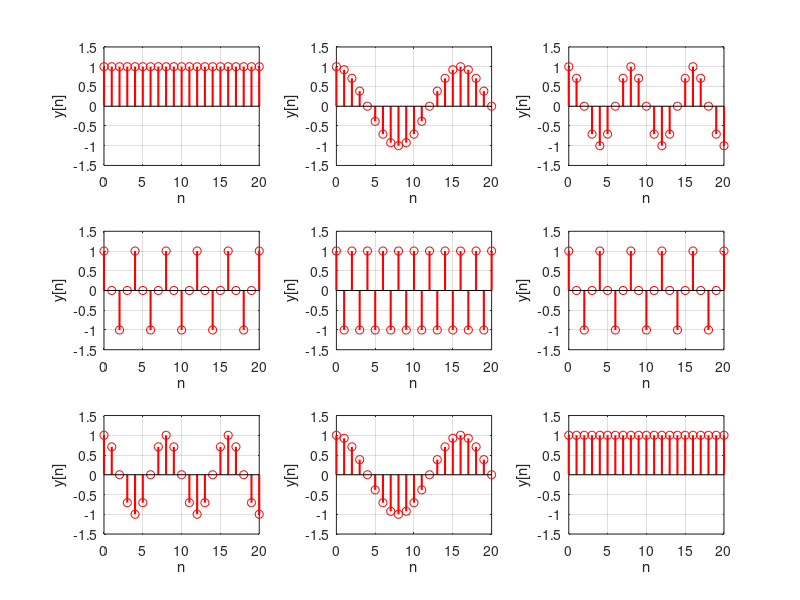

The MATLAB script that drew this image:
% Author : Malitha Dilshan
% Title  : Lab 02-Exersice 01-part-b(i)
% Date   : 2017-09-26
% Details : descrete time frequency = 2*pi*f*T   ; f - frequency of signal
%                                                ; T - samping time

clear all;
close all;


n = 0:20;

subplot(3,3,1)
f = 0*n;
y = cos(f);
stem(n,y,'r','linewidth',1.5);
axis([0 20 -1.5 1.5]);
grid on;
xlabel('n');
ylabel('y[n]');

subplot(3,3,2)
f = pi*n/8;
y = cos(f);
stem(n,y,'r','linewidth',1.5);
axis([0 20 -1.5 1.5]);
grid on;
xlabel('n');
ylabel('y[n]');

subplot(3,3,3)
f = pi*n/4;
y = cos(f);
stem(n,y,'r','linewidth',1.5);
axis([0 20 -1.5 1.5]);
grid on;
xlabel('n');
ylabel('y[n]');

subplot(3,3,4)
f = pi*n/2;
y = cos(f);
stem(n,y,'r','linewidth',1.5);
axis([0 20 -1.5 1.5]);
grid on;
xlabel('n');
ylabel('y[n]');

subplot(3,3,5)
f = pi*n;
y = cos(f);
stem(n,y,'r','linewidth',1.5);
axis([0 20 -1.5 1.5]);
grid on;
xlabel('n');
ylabel('y[n]');

subplot(3,3,6)
f = 3*pi*n/2;
y = cos(f);
stem(n,y,'r','linewidth',1.5);
axis([0 20 -1.5 1.5]);
grid on;
xlabel('n');
ylabel('y[n]');

subplot(3,3,7)
f = 7*pi*n/4;
y = cos(f);
stem(n,y,'r','linewidth',1.5);
axis([0 20 -1.5 1.5]);
grid on;
xlabel('n');
ylabel('y[n]');

subplot(3,3,8)
f = 15*pi*n/8;
y = cos(f);
stem(n,y,'r','linewidth',1.5);
axis([0 20 -1.5 1.5]);
grid on;
xlabel('n');
ylabel('y[n]');

subplot(3,3,9)
f = 2*pi*n;
y = cos(f);
stem(n,y,'r','linewidth',1.5);
axis([0 20 -1.5 1.5]);
grid on;
xlabel('n');
ylabel('y[n]');

